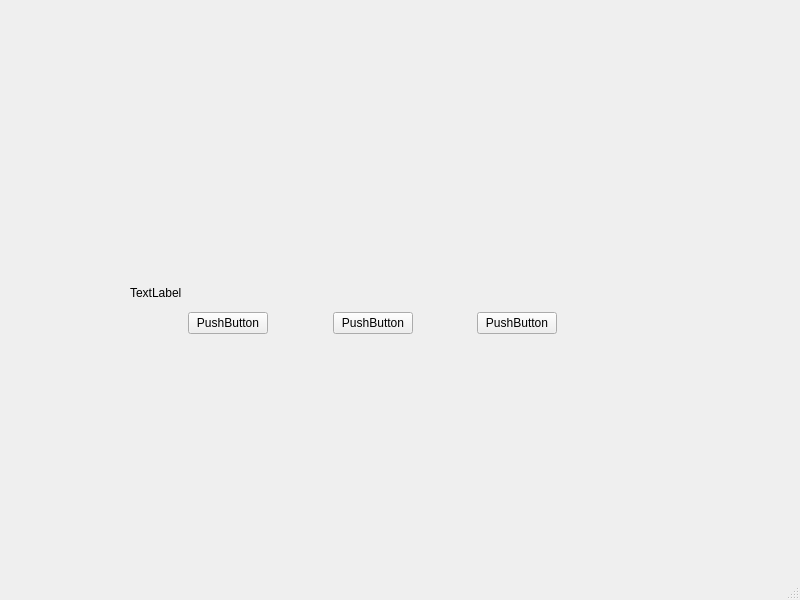
<?xml version="1.0" encoding="UTF-8"?>
<ui version="4.0">
 <class>MainWindow</class>
 <widget class="QMainWindow" name="MainWindow">
  <property name="geometry">
   <rect>
    <x>0</x>
    <y>0</y>
    <width>800</width>
    <height>600</height>
   </rect>
  </property>
  <property name="windowTitle">
   <string>MainWindow</string>
  </property>
  <widget class="QWidget" name="centralwidget">
   <widget class="QWidget" name="">
    <property name="geometry">
     <rect>
      <x>130</x>
      <y>280</y>
      <width>485</width>
      <height>54</height>
     </rect>
    </property>
    <layout class="QVBoxLayout" name="verticalLayout">
     <item>
      <widget class="QLabel" name="VideoPlay">
       <property name="text">
        <string>TextLabel</string>
       </property>
      </widget>
     </item>
     <item>
      <layout class="QHBoxLayout" name="horizontalLayout">
       <item>
        <spacer name="horizontalSpacer_3">
         <property name="orientation">
          <enum>Qt::Horizontal</enum>
         </property>
         <property name="sizeHint" stdset="0">
          <size>
           <width>40</width>
           <height>20</height>
          </size>
         </property>
        </spacer>
       </item>
       <item>
        <widget class="QPushButton" name="PlayButton">
         <property name="text">
          <string>PushButton</string>
         </property>
        </widget>
       </item>
       <item>
        <spacer name="horizontalSpacer">
         <property name="orientation">
          <enum>Qt::Horizontal</enum>
         </property>
         <property name="sizeHint" stdset="0">
          <size>
           <width>40</width>
           <height>20</height>
          </size>
         </property>
        </spacer>
       </item>
       <item>
        <widget class="QPushButton" name="PauseButton">
         <property name="text">
          <string>PushButton</string>
         </property>
        </widget>
       </item>
       <item>
        <spacer name="horizontalSpacer_2">
         <property name="orientation">
          <enum>Qt::Horizontal</enum>
         </property>
         <property name="sizeHint" stdset="0">
          <size>
           <width>40</width>
           <height>20</height>
          </size>
         </property>
        </spacer>
       </item>
       <item>
        <widget class="QPushButton" name="LoadVideo">
         <property name="text">
          <string>PushButton</string>
         </property>
        </widget>
       </item>
       <item>
        <spacer name="horizontalSpacer_4">
         <property name="orientation">
          <enum>Qt::Horizontal</enum>
         </property>
         <property name="sizeHint" stdset="0">
          <size>
           <width>40</width>
           <height>20</height>
          </size>
         </property>
        </spacer>
       </item>
      </layout>
     </item>
    </layout>
   </widget>
  </widget>
  <widget class="QMenuBar" name="menubar">
   <property name="geometry">
    <rect>
     <x>0</x>
     <y>0</y>
     <width>800</width>
     <height>26</height>
    </rect>
   </property>
  </widget>
  <widget class="QStatusBar" name="statusbar"/>
 </widget>
 <resources/>
 <connections/>
</ui>
